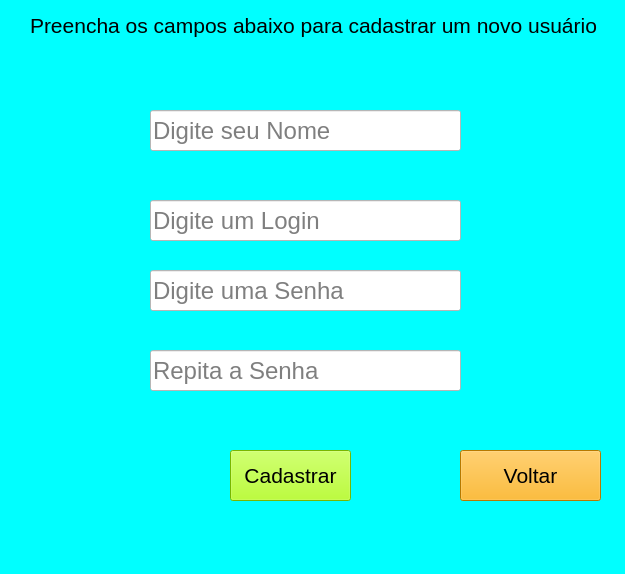
<?xml version="1.0" encoding="UTF-8"?>
<ui version="4.0">
 <class>MainWindow</class>
 <widget class="QMainWindow" name="MainWindow">
  <property name="geometry">
   <rect>
    <x>0</x>
    <y>0</y>
    <width>625</width>
    <height>574</height>
   </rect>
  </property>
  <property name="font">
   <font>
    <pointsize>16</pointsize>
   </font>
  </property>
  <property name="windowTitle">
   <string>MainWindow</string>
  </property>
  <property name="styleSheet">
   <string notr="true">background-color: rgb(0, 255, 255);</string>
  </property>
  <widget class="QWidget" name="centralwidget">
   <widget class="QLabel" name="label">
    <property name="geometry">
     <rect>
      <x>30</x>
      <y>10</y>
      <width>571</width>
      <height>31</height>
     </rect>
    </property>
    <property name="font">
     <font>
      <pointsize>16</pointsize>
     </font>
    </property>
    <property name="text">
     <string>Preencha os campos abaixo para cadastrar um novo usuário</string>
    </property>
   </widget>
   <widget class="QLineEdit" name="lineEdit">
    <property name="geometry">
     <rect>
      <x>150</x>
      <y>110</y>
      <width>311</width>
      <height>41</height>
     </rect>
    </property>
    <property name="font">
     <font>
      <pointsize>18</pointsize>
     </font>
    </property>
    <property name="styleSheet">
     <string notr="true">background-color: rgb(255, 255, 255);</string>
    </property>
    <property name="placeholderText">
     <string>Digite seu Nome</string>
    </property>
   </widget>
   <widget class="QLineEdit" name="lineEdit_2">
    <property name="geometry">
     <rect>
      <x>150</x>
      <y>200</y>
      <width>311</width>
      <height>41</height>
     </rect>
    </property>
    <property name="font">
     <font>
      <pointsize>18</pointsize>
     </font>
    </property>
    <property name="styleSheet">
     <string notr="true">background-color: rgb(255, 255, 255);</string>
    </property>
    <property name="placeholderText">
     <string>Digite um Login</string>
    </property>
   </widget>
   <widget class="QLineEdit" name="lineEdit_3">
    <property name="geometry">
     <rect>
      <x>150</x>
      <y>270</y>
      <width>311</width>
      <height>41</height>
     </rect>
    </property>
    <property name="font">
     <font>
      <pointsize>18</pointsize>
     </font>
    </property>
    <property name="styleSheet">
     <string notr="true">background-color: rgb(255, 255, 255);</string>
    </property>
    <property name="echoMode">
     <enum>QLineEdit::Password</enum>
    </property>
    <property name="placeholderText">
     <string>Digite uma Senha</string>
    </property>
   </widget>
   <widget class="QLineEdit" name="lineEdit_4">
    <property name="geometry">
     <rect>
      <x>150</x>
      <y>350</y>
      <width>311</width>
      <height>41</height>
     </rect>
    </property>
    <property name="font">
     <font>
      <pointsize>18</pointsize>
     </font>
    </property>
    <property name="styleSheet">
     <string notr="true">background-color: rgb(255, 255, 255);</string>
    </property>
    <property name="echoMode">
     <enum>QLineEdit::Password</enum>
    </property>
    <property name="placeholderText">
     <string>Repita a Senha</string>
    </property>
   </widget>
   <widget class="QPushButton" name="pushButton">
    <property name="geometry">
     <rect>
      <x>230</x>
      <y>450</y>
      <width>121</width>
      <height>51</height>
     </rect>
    </property>
    <property name="font">
     <font>
      <pointsize>16</pointsize>
     </font>
    </property>
    <property name="styleSheet">
     <string notr="true">background-color: rgb(170, 255, 0);</string>
    </property>
    <property name="text">
     <string>Cadastrar</string>
    </property>
   </widget>
   <widget class="QLabel" name="label_2">
    <property name="geometry">
     <rect>
      <x>150</x>
      <y>320</y>
      <width>301</width>
      <height>21</height>
     </rect>
    </property>
    <property name="styleSheet">
     <string notr="true">color: rgb(255, 85, 0);
font: 87 9pt &quot;Arial Black&quot;;</string>
    </property>
    <property name="text">
     <string/>
    </property>
   </widget>
   <widget class="QPushButton" name="pushButton_2">
    <property name="geometry">
     <rect>
      <x>460</x>
      <y>450</y>
      <width>141</width>
      <height>51</height>
     </rect>
    </property>
    <property name="font">
     <font>
      <pointsize>16</pointsize>
     </font>
    </property>
    <property name="styleSheet">
     <string notr="true">background-color: rgb(255, 170, 0);</string>
    </property>
    <property name="text">
     <string>Voltar</string>
    </property>
   </widget>
  </widget>
  <widget class="QMenuBar" name="menubar">
   <property name="geometry">
    <rect>
     <x>0</x>
     <y>0</y>
     <width>625</width>
     <height>21</height>
    </rect>
   </property>
  </widget>
  <widget class="QStatusBar" name="statusbar"/>
 </widget>
 <resources/>
 <connections/>
</ui>
